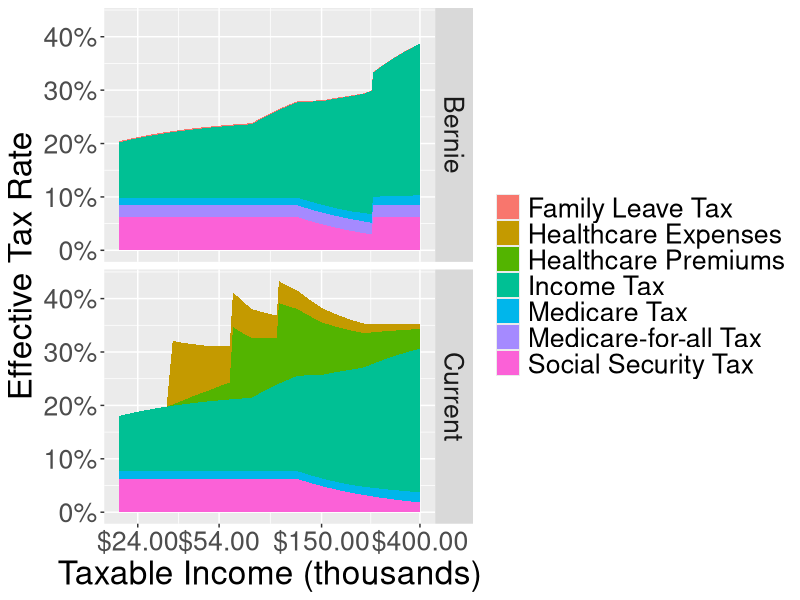

The R source for this figure:

# https://berniesanders.com/issues/medicare-for-all
incomeBracketsBernie <- data.frame(
  bottom = c(0, 18450, 74900, 151200, 230450, 250000, 
             499999, 2000000, 10000000),
  cap = c(18450, 74900, 151200, 230450, 250000, 
          499999, 2000000, 10000000, Inf),
  rate  = c(.1, .15, .25, .28, .33, .37, .43, .48, .52),
  extra = 0
)

#http://www.bankrate.com/finance/taxes/tax-brackets.aspx
#Married/jointly 2015 rate
incomeBracketsCurrent <- data.frame(
  bottom = c(0, 18450, 74900, 151200, 230450, 411500, 464850),
  cap = c(18450, 74900, 151200, 230450, 411500, 464850, Inf),
  rate = c(.1, .15, .25, .28, .33, .35, .396),
  extra = 0
)

#https://www.irs.gov/publications/p15/ar02.html#en_US_2016_publink1000202402
# Tax rates and the social security wage base limit.   Social security and
# Medicare taxes have different rates and only the social security tax has a
# wage base limit. The wage base limit is the maximum wage subject to the tax
# for the year. Determine the amount of withholding for social security and
# Medicare taxes by multiplying each payment by the employee tax rate. There are
# no withholding allowances for social security and Medicare taxes.
# 
# For 2016, the social security tax rate is 6.2% (amount withheld) each for the
# employer and employee (12.4% total). The social security wage base limit is
# $118,500. The tax rate for Medicare is 1.45% (amount withheld) each for the
# employee and employer (2.9% total). There is no wage base limit for Medicare
# tax; all covered wages are subject to Medicare tax.
# 
# Additional Medicare Tax withholding.   In addition to withholding Medicare tax
# at 1.45%, you must withhold a 0.9% Additional Medicare Tax from wages you pay
# to an employee in excess of $200,000 in a calendar year. You are required to
# begin withholding Additional Medicare Tax in the pay period in which you pay
# wages in excess of $200,000 to an employee and continue to withhold it each
# pay period until the end of the calendar year. Additional Medicare Tax is only
# imposed on the employee. There is no employer share of Additional Medicare
# Tax. All wages that are subject to Medicare tax are subject to Additional
# Medicare Tax withholding if paid in excess of the $200,000 withholding
# threshold.
ssBracketsCurrent <- data.frame(
  bottom = c(0, 118500),
  cap = c(118500, Inf),
  rate = c(.062, 0),
  extra = 0
)

medicareBracketsCurrent <- data.frame(
  bottom = c(0, 200000),
  cap = c(200000, Inf),
  rate = c(.0145, .0145 + .009),
  extra = 0
)

#https://www.ssa.gov/oact/solvency/BSanders_20150323.pdf
#earnings in the 118500 - 250000 range are not
#taxed unless the total earnings are > 250000 
#($8,153 in taxes for the 118500 - 250000 range)
#extra field compensates
ssBracketsBernie <- data.frame(
  bottom = c(0, 118500, 250000),  
  cap = c(118500, 250000, Inf),  
  rate = c(.062, 0, .062),
  extra = c(0, 0, 8153)
)


mfaBracketsCurrent <- data.frame(
  bottom = 0, cap = Inf, rate = 0, extra = 0
)

mfaBracketsBernie <- data.frame(
  bottom = 0, cap = Inf, rate = .022, extra = 0
)

familyLeaveBracketsCurrent <- data.frame(
  bottom = 0, cap = Inf, rate = 0, extra = 0
)

#http://www.gillibrand.senate.gov/issues/paid-family-medical-leave
familyLeaveBracketsBernie <- data.frame(
  bottom = c(0, 113700),
  cap = c(113700, Inf),
  rate = c(.002, 0),
  extra = 0
)

#fpls for family 4
#http://familiesusa.org/product/federal-poverty-guidelines
fpl4 <- 24250
#http://obamacarefacts.com/insurance-exchange/premium-tax-credits/
healthPremBracketsCurrent <- data.frame(
  bottom = c(0, fpl4 * 1.33, fpl4 * 1.5, fpl4 * 2, fpl4 * 2.5, fpl4 * 4),
  cap = c(fpl4 * 1.33, fpl4 * 1.5, fpl4 * 2, fpl4 * 2.5, fpl4 * 4, Inf),
  #note, 250-400% of FPL has obamacare rate max of 9.66%, but this exceeds
  #national average, so the flat average is used instead
  rate = c(0, .047, .0641, .0818, 0, 0),
  extra = c(0, 0, 0, 0, 6408, 6408)
)

#out of pocket expenses set at $0 for medicaid recipients, or at the
#national average of $4,065 for all others 
#(assumes state with obamacare medicaid expansion)
#http://www.milliman.com/uploadedFiles/insight/Periodicals/mmi/2015-MMI.pdf 
#page 7
#http://obamacarefacts.com/obamacares-medicaid-expansion/
healthPocketBracketsCurrent <- data.frame(
  bottom = c(0, fpl4*1.33),
  cap = c(fpl4*1.33, Inf),
  rate = 0,
  extra = c(0, 4065)
)

healthPremBracketsBernie <- data.frame(
  bottom = 0, cap = 0, rate = 0, extra = 0
)

healthPocketBracketsBernie <- data.frame(
  bottom = 0, cap = 0, rate = 0, extra = 0
)

tax <- function(brackets, x) {
  sum(mapply(function(income, bottom, cap, rate, extra){
    if(income > cap) income <- cap
    margin <- income - bottom
    if(margin < 0) return(0)
    margin * rate + extra
  }, bottom = brackets$bottom,
  cap = brackets$cap, rate = brackets$rate, extra = brackets$extra,
  MoreArgs = list(income = x))) 
}

taxes <- function(incomes, brackets, ssExtra) {
  names(incomes) <- as.character(incomes)
  ret <- data.frame(t(sapply(incomes, function(x) sapply(brackets, tax, x))),
                    check.names = F)
  ret$income <- incomes
  ret
}

taxNames <- c("Income Tax", "Social Security Tax", "Medicare Tax",
                  "Medicare-for-all Tax", "Family Leave Tax", 
              "Healthcare Premiums", "Healthcare Expenses")

currentBrackets <- list(incomeBracketsCurrent,
                        ssBracketsCurrent,
                        medicareBracketsCurrent,
                        mfaBracketsCurrent,
                        familyLeaveBracketsCurrent,
                        healthPremBracketsCurrent,
                        healthPocketBracketsCurrent)
bernieBrackets <- list(incomeBracketsBernie,
                       ssBracketsBernie,
                       medicareBracketsCurrent,
                       mfaBracketsBernie,
                       familyLeaveBracketsBernie,
                       healthPremBracketsBernie,
                       healthPocketBracketsBernie)

names(currentBrackets) <- taxNames
names(bernieBrackets) <- taxNames

incomes <- seq(20000, 400000, by = 2000)
incomelabs <- c(24, 54, 150, 400)
#incomes <- seq(20000, 5000000, by = 10000)

cur <- taxes(incomes, currentBrackets)
#http://www.milliman.com/uploadedFiles/insight/Periodicals/mmi/2015-MMI.pdf 
#page 7
#cur$`Healthcare Expense` <- 10473
cur$set <- "Current"
bern <- taxes(incomes, bernieBrackets)
#bern$`Healthcare Expense` <- 0
bern$set <- "Bernie"

library(tidyr)
dat <- rbind(gather(cur, expense, amount, -income, -set),
      gather(bern, expense, amount,  -income, -set))
dat <- dplyr::mutate(dat, rate = amount / income,
                     incomeT = income / 1000)
library(ggplot2)
png("bernietax.png", width = 960, height = 960)
ggplot(dat, aes(x = incomeT, y = rate, fill = expense)) + 
  geom_area(position = "stack") + facet_grid(set~.) +
  scale_x_log10(labels = scales::dollar, 
                breaks = incomelabs) +
  theme(text = element_text(size = 24)) +
  guides(fill = guide_legend("")) +
  labs(x = "Taxable Income (thousands)", 
       y = "Effective Tax Rate") +
  scale_y_continuous(labels = scales::percent,
                     breaks = seq(0, .5, by = .1))
dev.off()
